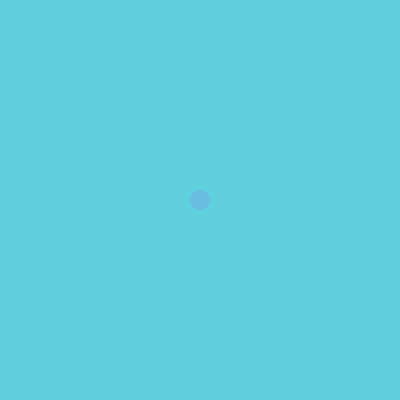
Frame 1 (no input)
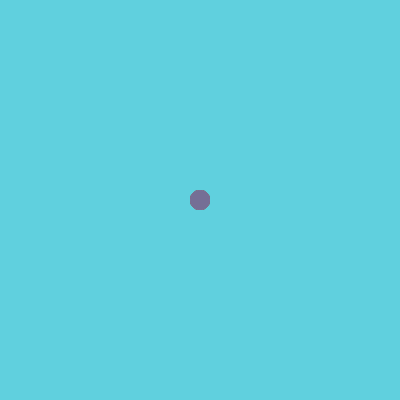
Frame 60 (the mouse pressed at the canvas centre just before this capture)
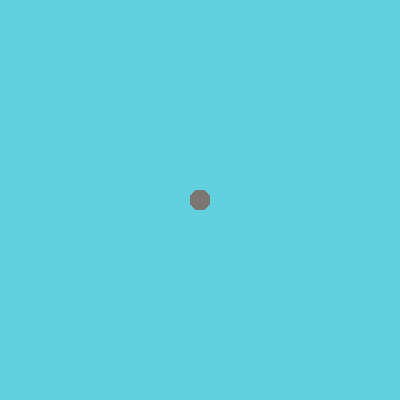
Frame 120 (the mouse held since frame 60 and released just before this capture)

The Processing sketch that drew these frames (run headless with seeded random() and noise(); from frame 60 on, the mouse is pressed at the canvas centre):

// Processing sketch: processing_50258
// ── processing_50258.pde

// Homework #4 Draft 48-257
// Humaira Tasnim htasnim Copyright 2012

float x, y, dia;

void setup()
{
  size (400, 400);
  smooth ();
  noStroke ();
  background (96, 208, 222);
  x = 200;
  y = 200;
  dia = 20;
}

void draw()
{
  fill (random(255), random(255), random(255), 35);
  ellipse (x, y, dia, dia);
}

void keyPressed()
{
  if (keyCode == UP)
  {
    y = y - dia;
    ellipse (x, y, dia, dia);
  }
   
  if (keyCode == DOWN)
  {
    y = y + dia;
    ellipse (x, y, dia, dia);
  }
  
  if (keyCode == LEFT)
  {
    x = x - dia;
    ellipse (x, y, dia, dia);
  }
  
  if (keyCode == RIGHT)
  {
    x = x + dia;
    ellipse (x, y, dia, dia);
  }
  
  if (key == 'c')
  {
    background (96, 208, 222);
  }
  
  if (key == '+')
  {
    dia = dia + 1;
    ellipse (x, y, dia, dia);
  }
  
  if (key == '-')
  {
    dia = dia - 1;
    ellipse (x, y, dia, dia);
  }
}
